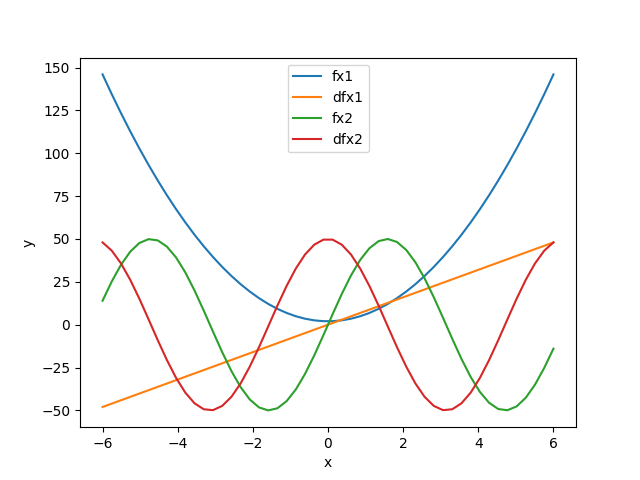

This chart was generated by the following Python code:
import matplotlib.pyplot as plt
import numpy as np
import sympy


def diff_func(x):
    x = sympy.symbols("x")
    fn1 = 4 * x ** 2 + 2
    fn2 = 50 * sympy.sin(x)
    dfn1 = sympy.diff(fn1, x)
    dfn2 = sympy.diff(fn2, x)
    return fn1, fn2, dfn1, dfn2


x = sympy.symbols("x")
fn1, fn2, dfn1, dfn2 = diff_func(x)

fx1 = []
diffx1 = []
fx2 = []
diffx2 = []
for i in np.linspace(-6, 6):
    x = sympy.symbols('x')
    fx1.append(fn1.evalf(subs={x: i}))
    diffx1.append(dfn1.evalf(subs={x: i}))
    fx2.append(fn2.evalf(subs={x: i}))
    diffx2.append(dfn2.evalf(subs={x: i}))

x = np.linspace(-6, 6)
plt.plot(x, fx1)
plt.plot(x, diffx1)
plt.xlabel("x")
plt.ylabel("y")
plt.plot(x, fx2)
plt.plot(x, diffx2)
plt.legend(('fx1', 'dfx1', 'fx2', 'dfx2'))
plt.savefig('symb_diff.png')
plt.show()
